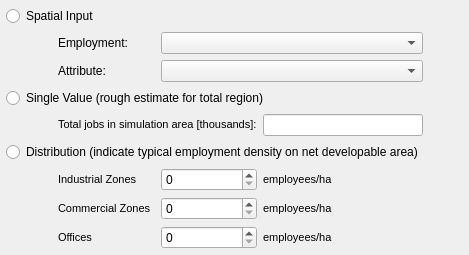
                   <widget class="QWidget" name="widget_12" native="true">
                    <layout class="QGridLayout" name="gridLayout_2">
                     <property name="leftMargin">
                      <number>6</number>
                     </property>
                     <property name="topMargin">
                      <number>6</number>
                     </property>
                     <property name="rightMargin">
                      <number>6</number>
                     </property>
                     <property name="bottomMargin">
                      <number>6</number>
                     </property>
                     <item row="1" column="3" colspan="2">
                      <widget class="QComboBox" name="employment_combo"/>
                     </item>
                     <item row="2" column="2">
                      <widget class="QLabel" name="emp_lbl_4">
                       <property name="maximumSize">
                        <size>
                         <width>157</width>
                         <height>16777215</height>
                        </size>
                       </property>
                       <property name="text">
                        <string>Attribute:</string>
                       </property>
                      </widget>
                     </item>
                     <item row="6" column="2">
                      <widget class="QLabel" name="dist_ind_lbl">
                       <property name="text">
                        <string>&lt;!DOCTYPE HTML PUBLIC &quot;-//W3C//DTD HTML 4.0//EN&quot; &quot;http://www.w3.org/TR/REC-html40/strict.dtd&quot;&gt;
&lt;html&gt;&lt;head&gt;&lt;meta name=&quot;qrichtext&quot; content=&quot;1&quot; /&gt;&lt;style type=&quot;text/css&quot;&gt;
p, li { white-space: pre-wrap; }
&lt;/style&gt;&lt;/head&gt;&lt;body style=&quot; font-family:'MS Shell Dlg 2'; font-size:8.25pt; font-weight:400; font-style:normal;&quot;&gt;
&lt;p style=&quot; margin-top:0px; margin-bottom:0px; margin-left:0px; margin-right:0px; -qt-block-indent:0; text-indent:0px;&quot;&gt;&lt;span style=&quot; font-size:8pt;&quot;&gt;Industrial Zones&lt;/span&gt;&lt;/p&gt;&lt;/body&gt;&lt;/html&gt;</string>
                       </property>
                      </widget>
                     </item>
                     <item row="6" column="3">
                      <widget class="QSpinBox" name="dist_ind_spin">
                       <property name="maximum">
                        <number>500</number>
                       </property>
                      </widget>
                     </item>
                     <item row="8" column="2">
                      <widget class="QLabel" name="dist_orc_lbl">
                       <property name="text">
                        <string>&lt;!DOCTYPE HTML PUBLIC &quot;-//W3C//DTD HTML 4.0//EN&quot; &quot;http://www.w3.org/TR/REC-html40/strict.dtd&quot;&gt;
&lt;html&gt;&lt;head&gt;&lt;meta name=&quot;qrichtext&quot; content=&quot;1&quot; /&gt;&lt;style type=&quot;text/css&quot;&gt;
p, li { white-space: pre-wrap; }
&lt;/style&gt;&lt;/head&gt;&lt;body style=&quot; font-family:'MS Shell Dlg 2'; font-size:8.25pt; font-weight:400; font-style:normal;&quot;&gt;
&lt;p style=&quot; margin-top:0px; margin-bottom:0px; margin-left:0px; margin-right:0px; -qt-block-indent:0; text-indent:0px;&quot;&gt;&lt;span style=&quot; font-size:8pt;&quot;&gt;Offices&lt;/span&gt;&lt;/p&gt;&lt;/body&gt;&lt;/html&gt;</string>
                       </property>
                      </widget>
                     </item>
                     <item row="8" column="4">
                      <widget class="QLabel" name="dist_orc_units">
                       <property name="text">
                        <string>&lt;!DOCTYPE HTML PUBLIC &quot;-//W3C//DTD HTML 4.0//EN&quot; &quot;http://www.w3.org/TR/REC-html40/strict.dtd&quot;&gt;
&lt;html&gt;&lt;head&gt;&lt;meta name=&quot;qrichtext&quot; content=&quot;1&quot; /&gt;&lt;style type=&quot;text/css&quot;&gt;
p, li { white-space: pre-wrap; }
&lt;/style&gt;&lt;/head&gt;&lt;body style=&quot; font-family:'MS Shell Dlg 2'; font-size:8.25pt; font-weight:400; font-style:normal;&quot;&gt;
&lt;p style=&quot; margin-top:0px; margin-bottom:0px; margin-left:0px; margin-right:0px; -qt-block-indent:0; text-indent:0px;&quot;&gt;&lt;span style=&quot; font-size:8pt;&quot;&gt;employees/ha&lt;/span&gt;&lt;/p&gt;&lt;/body&gt;&lt;/html&gt;</string>
                       </property>
                      </widget>
                     </item>
                     <item row="1" column="2">
                      <widget class="QLabel" name="emp_lbl_3">
                       <property name="maximumSize">
                        <size>
                         <width>157</width>
                         <height>16777215</height>
                        </size>
                       </property>
                       <property name="text">
                        <string>Employment:</string>
                       </property>
                      </widget>
                     </item>
                     <item row="7" column="3">
                      <widget class="QSpinBox" name="dist_com_spin">
                       <property name="maximum">
                        <number>500</number>
                       </property>
                      </widget>
                     </item>
                     <item row="8" column="3">
                      <widget class="QSpinBox" name="dist_orc_spin">
                       <property name="maximum">
                        <number>500</number>
                       </property>
                      </widget>
                     </item>
                     <item row="2" column="3" colspan="2">
                      <widget class="QComboBox" name="employmentattr_combo"/>
                     </item>
                     <item row="6" column="4">
                      <widget class="QLabel" name="dist_ind_units">
                       <property name="text">
                        <string>&lt;!DOCTYPE HTML PUBLIC &quot;-//W3C//DTD HTML 4.0//EN&quot; &quot;http://www.w3.org/TR/REC-html40/strict.dtd&quot;&gt;
&lt;html&gt;&lt;head&gt;&lt;meta name=&quot;qrichtext&quot; content=&quot;1&quot; /&gt;&lt;style type=&quot;text/css&quot;&gt;
p, li { white-space: pre-wrap; }
&lt;/style&gt;&lt;/head&gt;&lt;body style=&quot; font-family:'MS Shell Dlg 2'; font-size:8.25pt; font-weight:400; font-style:normal;&quot;&gt;
&lt;p style=&quot; margin-top:0px; margin-bottom:0px; margin-left:0px; margin-right:0px; -qt-block-indent:0; text-indent:0px;&quot;&gt;&lt;span style=&quot; font-size:8pt;&quot;&gt;employees/ha&lt;/span&gt;&lt;/p&gt;&lt;/body&gt;&lt;/html&gt;</string>
                       </property>
                      </widget>
                     </item>
                     <item row="7" column="2">
                      <widget class="QLabel" name="dist_com_lbl">
                       <property name="text">
                        <string>&lt;!DOCTYPE HTML PUBLIC &quot;-//W3C//DTD HTML 4.0//EN&quot; &quot;http://www.w3.org/TR/REC-html40/strict.dtd&quot;&gt;
&lt;html&gt;&lt;head&gt;&lt;meta name=&quot;qrichtext&quot; content=&quot;1&quot; /&gt;&lt;style type=&quot;text/css&quot;&gt;
p, li { white-space: pre-wrap; }
&lt;/style&gt;&lt;/head&gt;&lt;body style=&quot; font-family:'MS Shell Dlg 2'; font-size:8.25pt; font-weight:400; font-style:normal;&quot;&gt;
&lt;p style=&quot; margin-top:0px; margin-bottom:0px; margin-left:0px; margin-right:0px; -qt-block-indent:0; text-indent:0px;&quot;&gt;&lt;span style=&quot; font-size:8pt;&quot;&gt;Commercial Zones&lt;/span&gt;&lt;/p&gt;&lt;/body&gt;&lt;/html&gt;</string>
                       </property>
                      </widget>
                     </item>
                     <item row="7" column="4">
                      <widget class="QLabel" name="dist_com_units">
                       <property name="text">
                        <string>&lt;!DOCTYPE HTML PUBLIC &quot;-//W3C//DTD HTML 4.0//EN&quot; &quot;http://www.w3.org/TR/REC-html40/strict.dtd&quot;&gt;
&lt;html&gt;&lt;head&gt;&lt;meta name=&quot;qrichtext&quot; content=&quot;1&quot; /&gt;&lt;style type=&quot;text/css&quot;&gt;
p, li { white-space: pre-wrap; }
&lt;/style&gt;&lt;/head&gt;&lt;body style=&quot; font-family:'MS Shell Dlg 2'; font-size:8.25pt; font-weight:400; font-style:normal;&quot;&gt;
&lt;p style=&quot; margin-top:0px; margin-bottom:0px; margin-left:0px; margin-right:0px; -qt-block-indent:0; text-indent:0px;&quot;&gt;&lt;span style=&quot; font-size:8pt;&quot;&gt;employees/ha&lt;/span&gt;&lt;/p&gt;&lt;/body&gt;&lt;/html&gt;</string>
                       </property>
                      </widget>
                     </item>
                     <item row="4" column="2" colspan="2">
                      <widget class="QLabel" name="totjobs_lbl">
                       <property name="text">
                        <string>&lt;!DOCTYPE HTML PUBLIC &quot;-//W3C//DTD HTML 4.0//EN&quot; &quot;http://www.w3.org/TR/REC-html40/strict.dtd&quot;&gt;
&lt;html&gt;&lt;head&gt;&lt;meta name=&quot;qrichtext&quot; content=&quot;1&quot; /&gt;&lt;style type=&quot;text/css&quot;&gt;
p, li { white-space: pre-wrap; }
&lt;/style&gt;&lt;/head&gt;&lt;body style=&quot; font-family:'MS Shell Dlg 2'; font-size:8.25pt; font-weight:400; font-style:normal;&quot;&gt;
&lt;p style=&quot; margin-top:0px; margin-bottom:0px; margin-left:0px; margin-right:0px; -qt-block-indent:0; text-indent:0px;&quot;&gt;&lt;span style=&quot; font-size:8pt;&quot;&gt;Total jobs in simulation area [thousands]:&lt;/span&gt;&lt;/p&gt;&lt;/body&gt;&lt;/html&gt;</string>
                       </property>
                      </widget>
                     </item>
                     <item row="4" column="4">
                      <widget class="QLineEdit" name="totjobs_box"/>
                     </item>
                     <item row="1" column="0">
                      <spacer name="horizontalSpacer_5">
                       <property name="orientation">
                        <enum>Qt::Horizontal</enum>
                       </property>
                       <property name="sizeType">
                        <enum>QSizePolicy::Fixed</enum>
                       </property>
                       <property name="sizeHint" stdset="0">
                        <size>
                         <width>40</width>
                         <height>20</height>
                        </size>
                       </property>
                      </spacer>
                     </item>
                     <item row="0" column="0" colspan="5">
                      <widget class="QRadioButton" name="jobs_direct_radio">
                       <property name="whatsThis">
                        <string>Employment is defined by the employment map input data. The model will use this information to determine the number of jobs in each block of the map.</string>
                       </property>
                       <property name="text">
                        <string>Spatial Input</string>
                       </property>
                      </widget>
                     </item>
                     <item row="4" column="0">
                      <spacer name="horizontalSpacer_6">
                       <property name="orientation">
                        <enum>Qt::Horizontal</enum>
                       </property>
                       <property name="sizeType">
                        <enum>QSizePolicy::Fixed</enum>
                       </property>
                       <property name="sizeHint" stdset="0">
                        <size>
                         <width>40</width>
                         <height>20</height>
                        </size>
                       </property>
                      </spacer>
                     </item>
                     <item row="6" column="0">
                      <spacer name="horizontalSpacer_55">
                       <property name="orientation">
                        <enum>Qt::Horizontal</enum>
                       </property>
                       <property name="sizeType">
                        <enum>QSizePolicy::Fixed</enum>
                       </property>
                       <property name="sizeHint" stdset="0">
                        <size>
                         <width>40</width>
                         <height>20</height>
                        </size>
                       </property>
                      </spacer>
                     </item>
                     <item row="7" column="0">
                      <spacer name="horizontalSpacer_56">
                       <property name="orientation">
                        <enum>Qt::Horizontal</enum>
                       </property>
                       <property name="sizeType">
                        <enum>QSizePolicy::Fixed</enum>
                       </property>
                       <property name="sizeHint" stdset="0">
                        <size>
                         <width>40</width>
                         <height>20</height>
                        </size>
                       </property>
                      </spacer>
                     </item>
                     <item row="8" column="0">
                      <spacer name="horizontalSpacer_59">
                       <property name="orientation">
                        <enum>Qt::Horizontal</enum>
                       </property>
                       <property name="sizeType">
                        <enum>QSizePolicy::Fixed</enum>
                       </property>
                       <property name="sizeHint" stdset="0">
                        <size>
                         <width>40</width>
                         <height>20</height>
                        </size>
                       </property>
                      </spacer>
                     </item>
                     <item row="2" column="0">
                      <spacer name="horizontalSpacer_60">
                       <property name="orientation">
                        <enum>Qt::Horizontal</enum>
                       </property>
                       <property name="sizeType">
                        <enum>QSizePolicy::Fixed</enum>
                       </property>
                       <property name="sizeHint" stdset="0">
                        <size>
                         <width>40</width>
                         <height>20</height>
                        </size>
                       </property>
                      </spacer>
                     </item>
                     <item row="3" column="0" colspan="5">
                      <widget class="QRadioButton" name="jobs_total_radio">
                       <property name="whatsThis">
                        <string>&lt;html&gt;&lt;head/&gt;&lt;body&gt;&lt;p&gt;Using a single value of employment for the entire simulation region, the model determines the possible distribution of jobs. Use this option only if spatially explicit data is unavailable and statuatory regulations are difficult to determine or generalize across the simulation region and only a single value is known. The model will attempt to rescale it according to the proportions of different non-residential areas within the map.&lt;/p&gt;&lt;/body&gt;&lt;/html&gt;</string>
                       </property>
                       <property name="text">
                        <string>Single Value (rough estimate for total region)</string>
                       </property>
                      </widget>
                     </item>
                     <item row="5" column="0" colspan="5">
                      <widget class="QRadioButton" name="jobs_dist_radio">
                       <property name="whatsThis">
                        <string>Employment is defined as a ratio of employees per net developable hectare. User specifies a range of ratios for industrial and commercial areas. The model uses this to compute the total employment for the area and plan out the urban form appropriately. (Use this if employment data is unavailable but statuatory planning regulations are fairly consistent across the simulation region).</string>
                       </property>
                       <property name="text">
                        <string>Distribution (indicate typical employment density on net developable area)</string>
                       </property>
                      </widget>
                     </item>
                     <item row="1" column="5">
                      <spacer name="horizontalSpacer_61">
                       <property name="orientation">
                        <enum>Qt::Horizontal</enum>
                       </property>
                       <property name="sizeHint" stdset="0">
                        <size>
                         <width>40</width>
                         <height>20</height>
                        </size>
                       </property>
                      </spacer>
                     </item>
                    </layout>
                   </widget>
